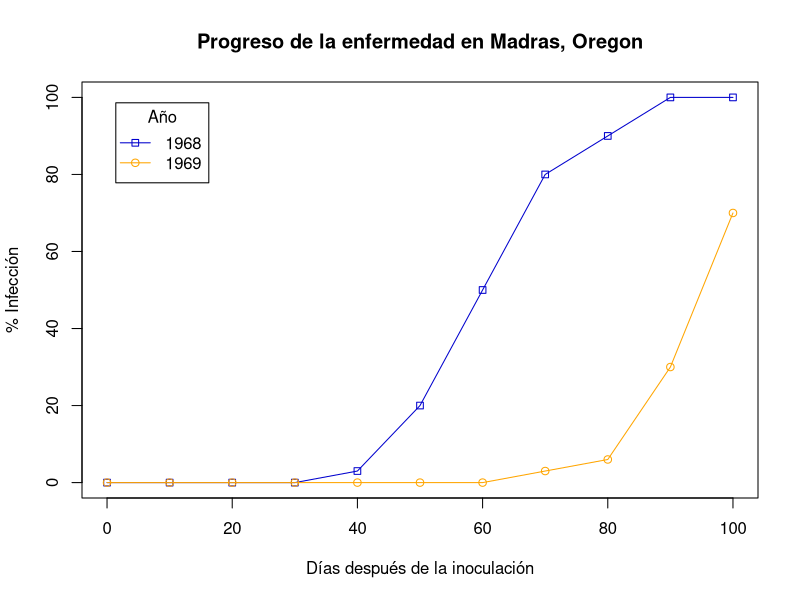

R code for this plot: (Note: this script raises an error after producing the figure.)
# Epidemiología vegetal
# Ejercicio 3
# Dr. Ezequiel López
# Dr. Byron González
# http://cete.fausac.gt
# Este material es una traducción libre con base en el texto  
# Ecology and Epidemiology in R: Disease Progress Over Time
# https://www.apsnet.org/edcenter/disimpactmngmnt/topc/EcologyAndEpidemiologyInR/DiseaseProgress/Pages/default.aspx


## Configure el vector para el gráfico de AUDPC, de la localidad de Madras 
##  DAI = Days After Inoculation (días después de la inoculación)

daysAfterInoculation <- c(0,10,20,30,40,50,60,70,80,90,100)
severityYear68 <- c(0,0,0,0,3,20,50,80, 90, 100, 100)
severityYear69 <- c( 0,0,0,0,0,0,0,3,6,30,70)

## Configure la línea de la gráfica para 1968

plot(
  daysAfterInoculation,
  severityYear68,
  type="o",
  pch=22,
  col="mediumblue",
  ylim=c(0,100),
  xlab='Días después de la inoculación',
  ylab='% Infección'
)

## Establezca el título principal

title(main="Progreso de la enfermedad en Madras, Oregon")

## Línea de superposición para el gráfico de 1969

lines(
  daysAfterInoculation,
  severityYear69,
  type="o", col="orange"
)

## Establezca la leyenda del gráfico en la esquina superior izquierda

legend(
  "topleft",
  c("1968","1969"),
  pch= c(22,21),
  lty=1,
  col = c("mediumblue","orange"),
  title="Año",
  inset=0.05
)

## Calcule el AUDPC usando la función llamada 'audpc' que
##      fue creada en el AUDPC exercise de este documento
## Si usted ha iniciado una nueva sesión de R y no ha salvado
##      la función usted necesitará crearla nuevamente.
## Para comprobar que tiene disponible la función, intente
##      ingresar el nombre de la función, 'audpc', en la línea de comando
##      y R retornará el contenido de la función.
# Calcule el AUDPC para 1968

audpc(severityYear68,daysAfterInoculation)

# Calcule el AUDPC para 1969

audpc(severityYear69,daysAfterInoculation)





